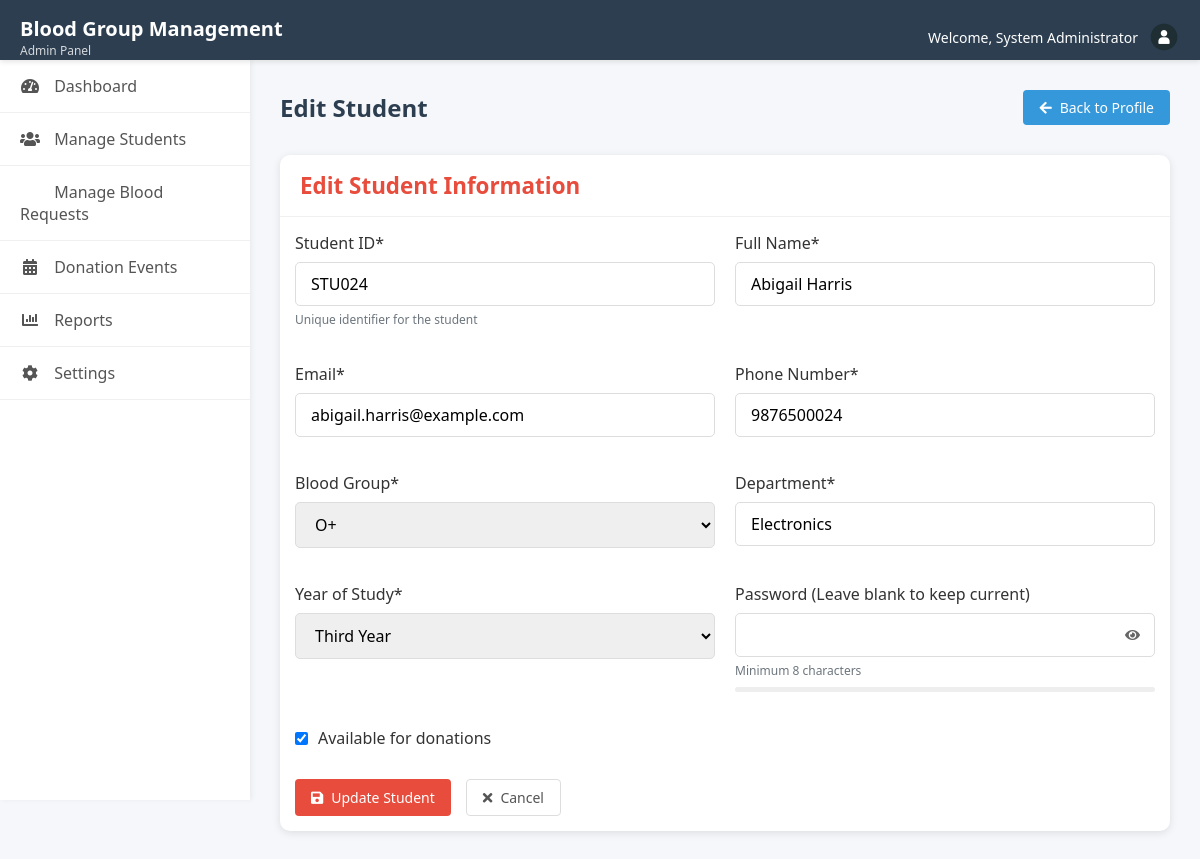
Page /admin/edit_student.php?id=31 (signed in) on the committed database.
### tables this page shows
CREATE TABLE `students` (
  `id` int(11) NOT NULL,
  `student_id` varchar(20) NOT NULL,
  `full_name` varchar(100) NOT NULL,
  `email` varchar(100) NOT NULL,
  `phone` varchar(15) NOT NULL,
  `blood_group` enum('A+','A-','B+','B-','AB+','AB-','O+','O-') NOT NULL,
  `department` varchar(50) NOT NULL,
  `year_of_study` int(11) NOT NULL,
  `last_donation_date` date DEFAULT NULL,
  `is_available` tinyint(1) DEFAULT 1,
  `password` varchar(255) NOT NULL,
  `created_at` timestamp NOT NULL DEFAULT current_timestamp()
);

### admin/edit_student.php (the view, shortened to what this page needs)
<?php
require_once '../includes/config.php';
$student_id = $_GET['id'];
$stmt = $pdo->prepare("SELECT * FROM students WHERE id = ?");
$stmt->execute([$student_id]);
$student = $stmt->fetch(PDO::FETCH_ASSOC);
?>
<!DOCTYPE html>
<html lang="en">
<head>
    <link rel="stylesheet" href="/blood/assets/css/admin.css">
    <link rel="stylesheet" href="/blood/assets/css/auth.css">
    <link rel="stylesheet" href="https://cdnjs.cloudflare.com/ajax/libs/font-awesome/6.0.0-beta3/css/all.min.css">
</head>
<body>
    <?php include '../includes/admin_header.php'; ?>
    <div class="admin-container">
        <?php include '../includes/admin_sidebar.php'; ?>
        <main class="admin-content">
            <div class="content-header">
                <h1>Edit Student</h1>
                <a href="view_student.php?id=<?php echo $student['id']; ?>" class="btn btn-secondary">
                    <i class="fas fa-arrow-left"></i> Back to Profile
                </a>
            </div>
            <div class="card">
                <div class="card-header">
                    <h2>Edit Student Information</h2>
                </div>
                <div class="card-body">
                    <form action="process_edit_student.php" method="post" id="studentForm">
                        <div class="form-row">
                            <div class="form-group">
                                <label for="student_id">Student ID*</label>
                                <input type="text" id="student_id" name="student_id" value="<?php echo htmlspecialchars($student['student_id']); ?>" required>
                                <small class="form-text">Unique identifier for the student</small>
                            </div>
                            <div class="form-group">
                                <label for="full_name">Full Name*</label>
                                <input type="text" id="full_name" name="full_name" value="<?php echo htmlspecialchars($student['full_name']); ?>" required>
                            </div>
                        </div>
                        <div class="form-row">
                            <div class="form-group">
                                <label for="email">Email*</label>
                                <input type="email" id="email" name="email" value="<?php echo htmlspecialchars($student['email']); ?>" required>
                            </div>
                            <div class="form-group">
                                <label for="phone">Phone Number*</label>
                                <input type="tel" maxlength="10" id="phone" name="phone" value="<?php echo htmlspecialchars($student['phone']); ?>" required>
                            </div>
                        </div>
                        <div class="form-row">
                            <div class="form-group">
                                <label for="blood_group">Blood Group*</label>
                                <select id="blood_group" name="blood_group" required>
                                    <option value="O+" <?php echo $student['blood_group'] == 'O+' ? 'selected' : ''; ?>>O+</option>
                                </select>
                            </div>
                            <div class="form-group">
                                <label for="department">Department*</label>
                                <input type="text" id="department" name="department" list="departments" value="<?php echo htmlspecialchars($student['department']); ?>" required>
                            </div>
                        </div>
                        <div class="form-row">
                            <div class="form-group">
                                <label for="year_of_study">Year of Study*</label>
                                <select id="year_of_study" name="year_of_study" required>
                                    <option value="3" <?php echo $student['year_of_study'] == '3' ? 'selected' : ''; ?>>Third Year</option>
                                </select>
                            </div>
                            <div class="form-group">
                                <label for="password">Password (Leave blank to keep current)</label>
                                <div class="password-input">
                                    <input type="password" id="password" name="password">
                                    <button type="button" class="toggle-password" aria-label="Show password">
                                        <i class="fas fa-eye"></i>
                                    </button>
                                </div>
                                <small class="form-text">Minimum 8 characters</small>
                                <div class="password-strength">
                                </div>
                            </div>
                        </div>
                        <div class="remember-me">
                            <input type="checkbox" name="is_available" id="is_available" <?php echo $student['is_available'] ? 'checked' : ''; ?>>
                            <label for="is_available">
                                Available for donations
                            </label>
                        </div>
                        <div class="form-actions">
                            <button type="submit" class="btn btn-primary">
                                <i class="fas fa-save"></i> Update Student
                            </button>
                            <a href="view_student.php?id=<?php echo $student['id']; ?>" class="btn btn-outline">
                                <i class="fas fa-times"></i> Cancel
                            </a>
                        </div>
                    </form>
                </div>
            </div>
        </main>
    </div>
</body>
</html>

### assets/css/admin.css (style rules this page uses)
:root { --primary-color: #e74c3c; --secondary-color: #3498db; --dark-color: #2c3e50; --light-color: #ecf0f1; --success-color: #2ecc71; --danger-color: #e74c3c; --warning-color: #f39c12; --info-color: #3498db; --sidebar-width: 250px; }
* { margin: 0; padding: 0; box-sizing: border-box; font-family: 'Segoe UI', Tahoma, Geneva, Verdana, sans-serif; }
body { background-color: #f5f7fa; color: #333; }
.admin-container { display: flex; min-height: calc(100vh - 60px); }
.admin-content { flex: 1; padding: 30px; background-color: #f5f7fa; }
.content-header { display: flex; justify-content: space-between; align-items: center; margin-bottom: 30px; }
.content-header h1 { color: var(--dark-color); font-size: 24px; }
.card { background: white; border-radius: 8px; box-shadow: 0 3px 10px rgba(0,0,0,0.05); margin-bottom: 30px; }
.card-header { padding: 20px; border-bottom: 1px solid #f0f0f0; display: flex; justify-content: space-between; align-items: center; }
.card-header h2 { font-size: 18px; color: var(--dark-color); }
.card-body { padding: 20px; }
.btn { display: inline-flex; align-items: center; justify-content: center; padding: 8px 16px; border-radius: 4px; font-size: 14px; font-weight: 500; cursor: pointer; transition: all 0.3s; border: none; text-decoration: none; gap: 8px; }
.btn-primary { background-color: var(--primary-color); color: white; }
.btn-secondary { background-color: var(--secondary-color); color: white; }
.btn-outline { background-color: transparent; border: 1px solid #ddd; color: #555; }
.password-input { position: relative; }
.password-input input { padding-right: 40px; }
.toggle-password { position: absolute; right: 10px; top: 50%; transform: translateY(-50%); background: none; border: none; color: #777; cursor: pointer; padding: 5px; }
.password-strength { margin-top: 5px; height: 5px; background: #eee; border-radius: 5px; overflow: hidden; }
.form-text { display: block; font-size: 12px; color: #6c757d; margin-top: 5px; }
.form-row { display: grid; grid-template-columns: 1fr 1fr; gap: 20px; margin-bottom: 20px; }
.form-group { margin-bottom: 15px; }
.form-group label { display: block; margin-bottom: 8px; font-weight: 500; color: #333; }
.form-group input, .form-group select, .form-group textarea { width: 100%; padding: 10px 15px; border: 1px solid #ddd; border-radius: 5px; font-size: 16px; }
.form-actions { display: flex; gap: 15px; margin-top: 30px; }
.card { background: white; border-radius: 10px; box-shadow: 0 2px 8px rgba(0,0,0,0.1); overflow: hidden; margin-bottom: 20px; }
.card-header { color: white; padding: 15px 20px; }
.card-header h2 { margin: 0; font-size: 1.4rem; color: var(--primary-color) }
.card-body { padding: 15px; }
.toggle-password { position: absolute; right: 10px; top: 50%; transform: translateY(-50%); background: none; border: none; cursor: pointer; color: #666; }
.password-strength { margin-top: 0.5rem; }

### assets/css/auth.css (style rules this page uses)
.remember-me { display: flex; align-items: center; margin-bottom: 20px; }
.remember-me input { margin-right: 10px; }

### rows in the picture
students: student_id "STU024", full_name "Abigail Harris", email "abigail.harris@example.com", phone "9876500024", blood_group "O+", department "Electronics", year_of_study "Third Year", is_available "☑"

### other values in the picture
$_SESSION['admin_name'] "System Administrator"
